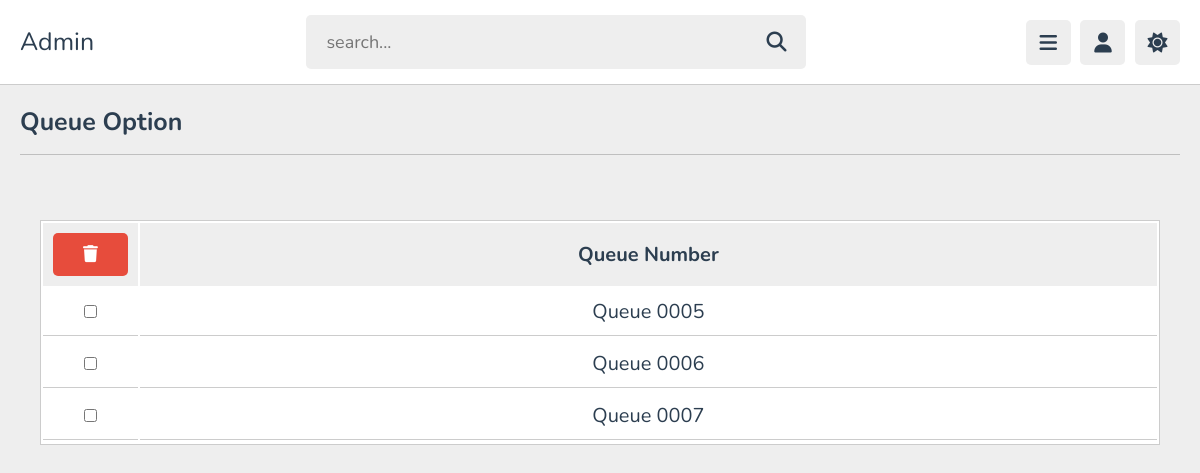
/modules_admin/admin_queueing.php (signed in), run on an earlier commit of the app's database.
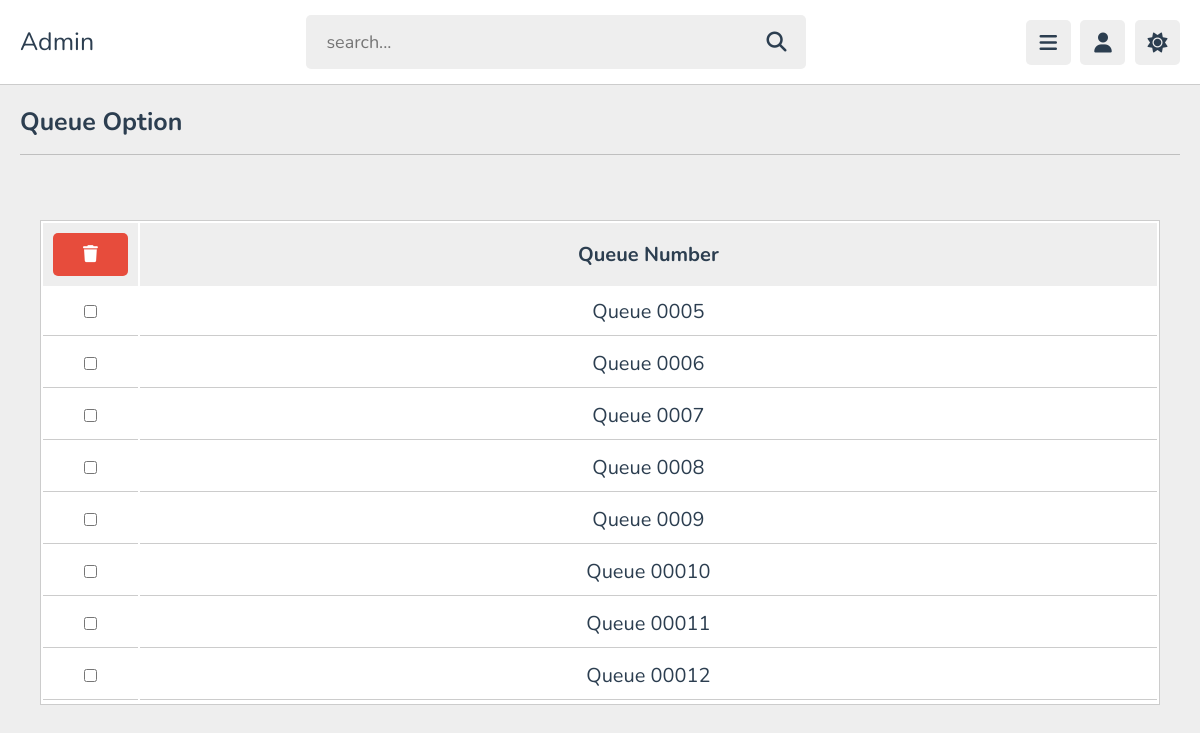
And on a later commit of the database.
### tables this page shows
CREATE TABLE IF NOT EXISTS `queue_id_value` (
  `id` int NOT NULL AUTO_INCREMENT,
  PRIMARY KEY (`id`)
);

### modules_admin/admin_queueing.php (the view, shortened to what this page needs)
<?php
    include '../components/connection.php';
?>
<!DOCTYPE html>
<html lang="en">
    <head>
        <link rel="stylesheet" href="https://cdnjs.cloudflare.com/ajax/libs/font-awesome/6.2.0/css/all.min.css">
        <link rel="stylesheet" href="../css/nurse_queueing.css">
    </head>
    <body>
        <?php
            include '../components/header_admin.php';
        ?>
        <section class="dashboard">
            <h1 class="heading">Queue Option</h1>
            <form action="../components/code.php" method="POST">
                <div class="container">
                    <div class="product-display">
                        <table class="product-display-table">
                            <thead>
                                <tr>
                                    <th style="width:10px;">
                                        <button type="submit" name="delete_multiple" class="btns"><i class="fas fa-trash"></i></button>
                                    </th>
                                    <th>Queue Number</th>
                                </tr>
                            </thead>
                            <?php
                                $select_users = mysqli_query($con, "SELECT * FROM queue_id_value ORDER BY id ASC");
                                if (mysqli_num_rows($select_users) > 0) {
                                    while ($fetch_user = mysqli_fetch_assoc($select_users)) {
                            ?>
                            <tr>
                                <td style="width:10px;">
                                    <input type="checkbox" name="delete_id[]" value="<?php echo $fetch_user['id']; ?>">
                                </td>
                                <td>
                                    Queue 000<?php echo $fetch_user['id']; ?>
                                </td>
                            </tr>
                            <tr>
                                <?php
                                        }
                                    }
                                    else {
                                        echo '<td colspan="3" class="empty">No people on queue!</td>';
                                    }
                                ?>
                            </tr>
                        </table>
                    </div>
                </div>
            </form>
        </section>
    </body>
</html>

What changed in the data, as far as the page shows it:
added queue_id_value: id "8"
added queue_id_value: id "9"
added queue_id_value: id "10"
added queue_id_value: id "11"
added queue_id_value: id "12"
